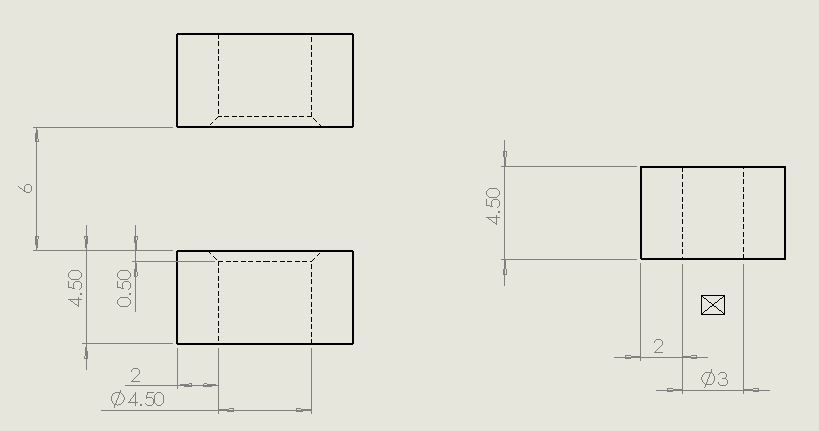
#> input picture lab_5/assets/clevis drawing.JPG, 819 x 431 px
$ python -i shots.py   (imports and definitions only)
#> lines starting #> are read from the running program, lines starting #| are printed output that depends on the picture
# ruff: noqa: E501
"""Render the viewer's images for docs/architecture/: the default robot from three sides and one
leg, cropped to the model and saved as WebP in img/.

Start the viewer's server first, on a store that holds (or may bake) the default designs:

    uv run python -m uvicorn spiderpig.server.app:app --port 8765
    uv run python docs/architecture/shots.py [--url http://127.0.0.1:8765]
"""
import argparse
import sys
import time
from pathlib import Path

import numpy as np
from PIL import Image
from playwright.sync_api import sync_playwright

OUT = Path(__file__).resolve().parent / 'img'

SHOTS = [  # file, viewer mode, camera preset, clip time
    ('robot_three_quarter', 'robot', 'three-quarter', 0.12),
    ('robot_front', 'robot', 'front', 0.12),
    ('robot_side', 'robot', 'side', 0.3),
    ('single_three_quarter', 'klann', 'three-quarter', 0.2),
]


def crop(png: Path, out: Path, width: int = 1400) -> None:
    """Crop to the model (pixels well off the background), pad 6 %, save as WebP."""
#> called with png = '../../lab_5/assets/clevis drawing.JPG', out = 'out.png', width = 1400
    im = Image.open(png).convert('RGB')
#> im is the input picture: PIL image 819x431 RGB; mean R, G, B 226.7, 226.7, 217.1
    a = np.asarray(im).astype(int)
    diff = np.abs(a - a[5, 5]).max(axis=2)
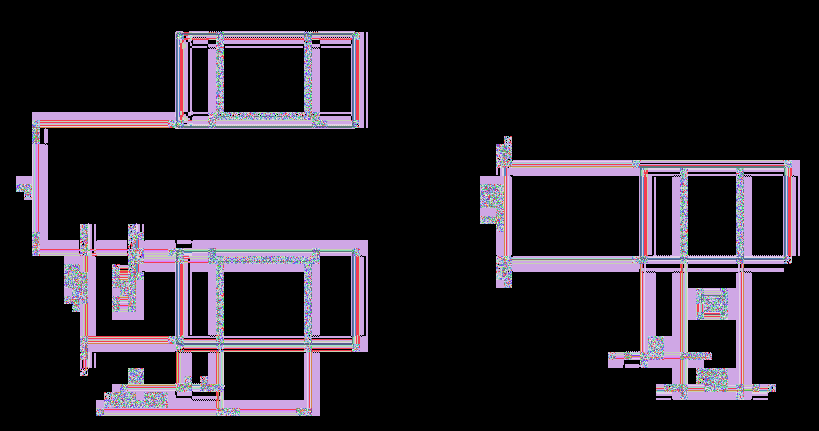
#> diff: shape (431, 819) int64; 121 distinct labels, from 0 to 230; one colour per label, 0 black
    ys, xs = np.where(diff > 70)
#> ys = 6922 values from 33 to 413; xs = 6922 values, max 785 at index 1786, min 18 at index 2073, mean 375.3
    x0, x1, y0, y1 = xs.min(), xs.max(), ys.min(), ys.max()
#> x0 = 18; x1 = 785; y0 = 33; y1 = 413
    pad = int(0.06 * max(x1 - x0, y1 - y0))
#> pad = 46
    c = im.crop((max(0, x0 - pad), max(0, y0 - pad), min(im.width, x1 + pad), min(im.height, y1 + pad)))
    w = min(width, c.width)
#> w = 819
    c = c.resize((w, round(c.height * w / c.width)), Image.LANCZOS)
    c.save(out, 'WEBP', quality=84, method=6)


def main() -> None:
    ap = argparse.ArgumentParser(description='Render the viewer images for docs/architecture/.')
    ap.add_argument('--url', default='http://127.0.0.1:8765', help="the viewer server's address")
    url = ap.parse_args().url
    OUT.mkdir(exist_ok=True)
    with sync_playwright() as p:
        b = p.chromium.launch(args=['--use-gl=swiftshader', '--enable-webgl', '--ignore-gpu-blocklist'])
        # A large viewport at scale 1: the viewer's canvas doesn't follow devicePixelRatio.
        pg = b.new_page(viewport={'width': 2400, 'height': 1540}, device_scale_factor=1)
        for name, mode, view, t in SHOTS:
            pg.goto(f'{url}/?mode={mode}&view={view}&t={t}', timeout=300_000)
            pg.wait_for_function('window.__viewer && window.__viewer.ready', timeout=400_000)
            time.sleep(2.5)
            pg.add_style_tag(content='body > *:not(canvas){visibility:hidden !important} '
                                     'canvas{visibility:visible !important}')
            time.sleep(0.5)
            png = OUT / f'{name}.png'
            pg.screenshot(path=str(png))
            crop(png, OUT / f'{name}.webp')
            png.unlink()
            print('rendered', name, file=sys.stderr)
        b.close()


# [2 lines not run here, left out]

>>> result = crop('../../lab_5/assets/clevis drawing.JPG', 'out.png')
